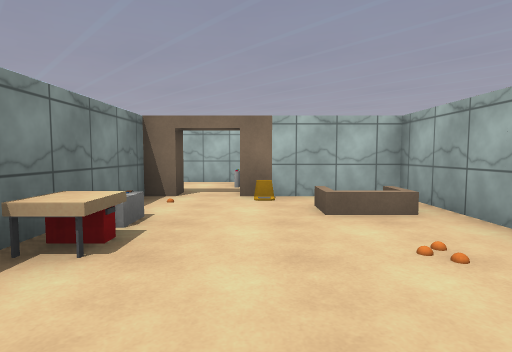
View 1 (above)

24 first-person views from a walk through a Unity game level. The camera is 1.3 m above the floor, tilts 4° down and sees 80° across. Doors are open. The floor is counted in squares, 2 m on a side. Each view is taken from the middle of a square. On the plan, view 1 faces up. The plan holds only what a view shows up to about 10 squares ahead; the rest is blank. The player is left out. Surface patterns are stand-ins for the level's own textures.

View 2
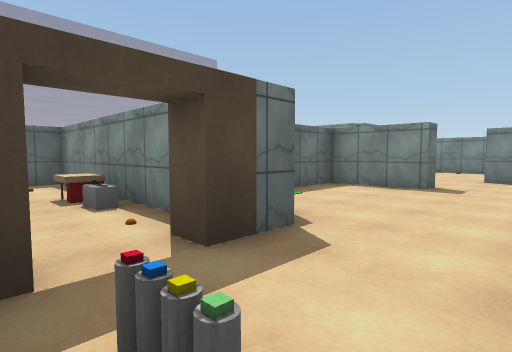

View 3
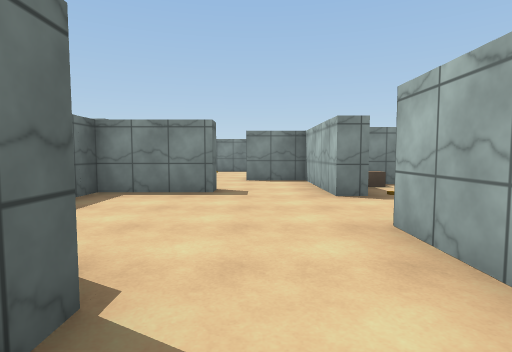

View 4
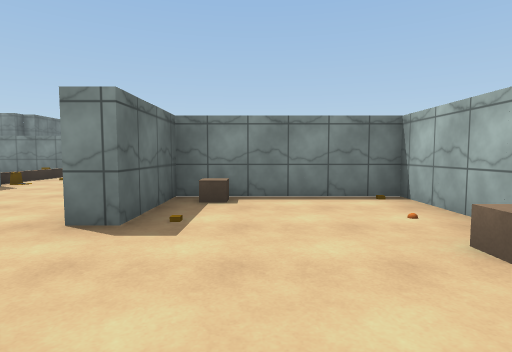

View 5
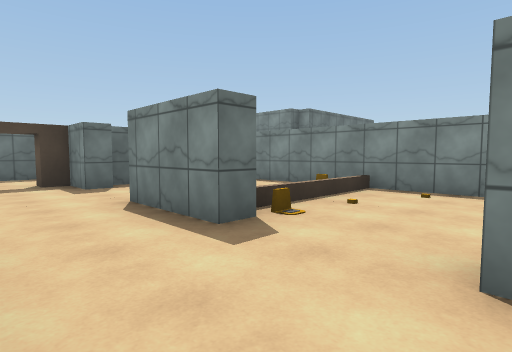

View 6
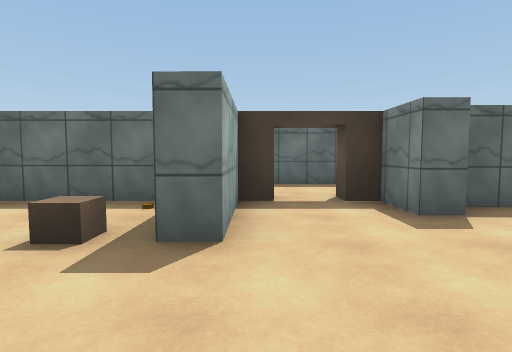

View 7
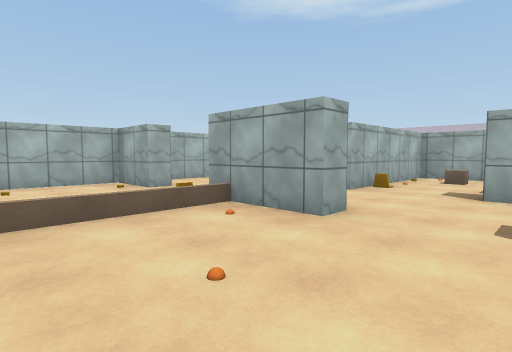

View 8
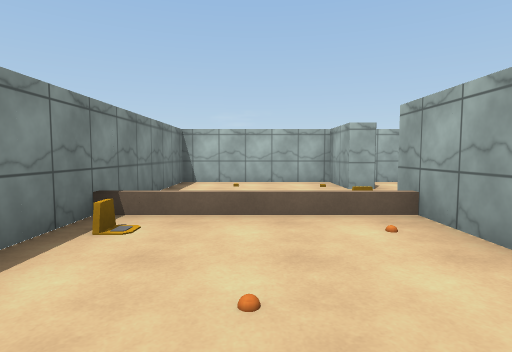

View 9
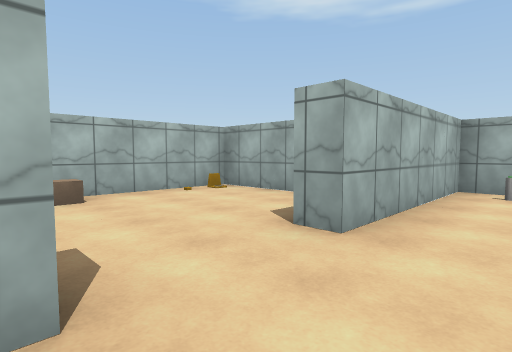

View 10
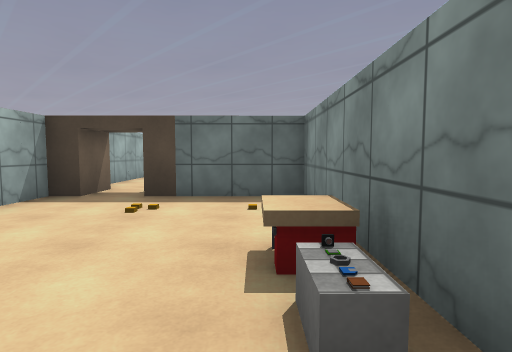

View 11
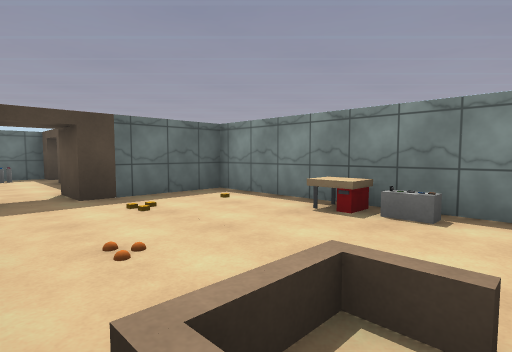

View 12
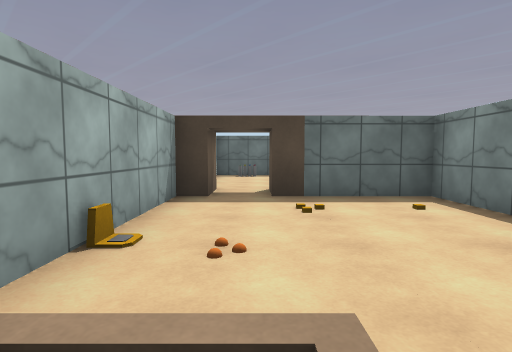

View 13
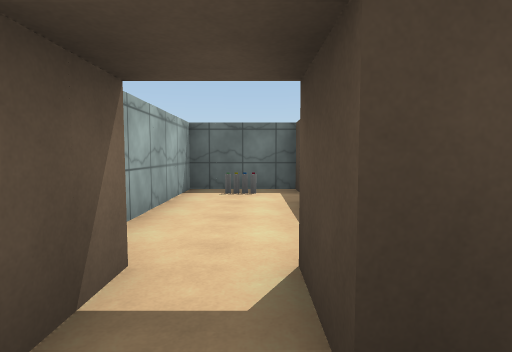

View 14
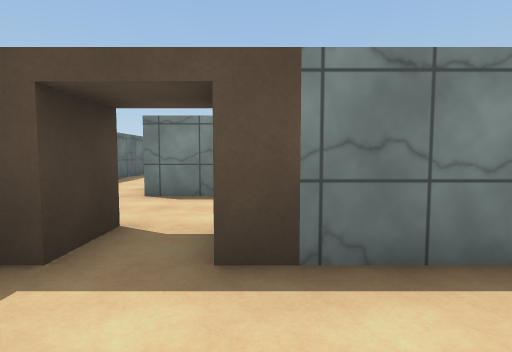

View 15
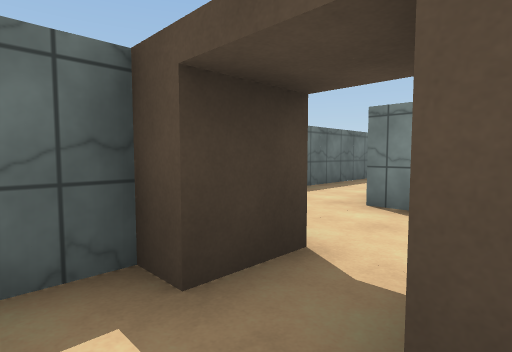

View 16
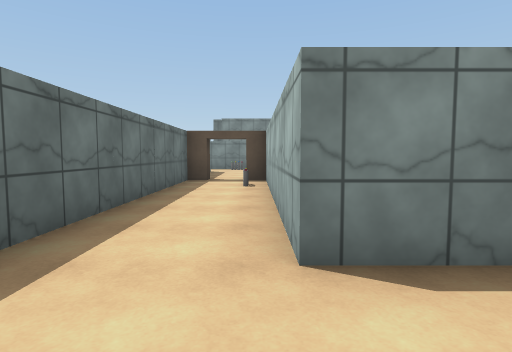

View 17
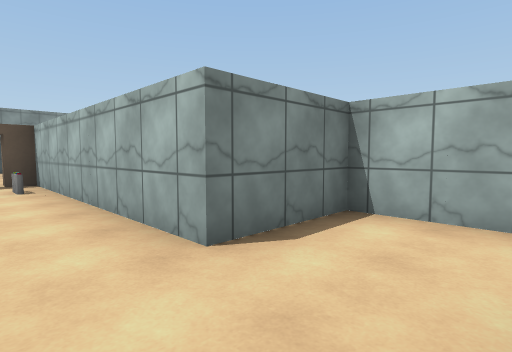

View 18
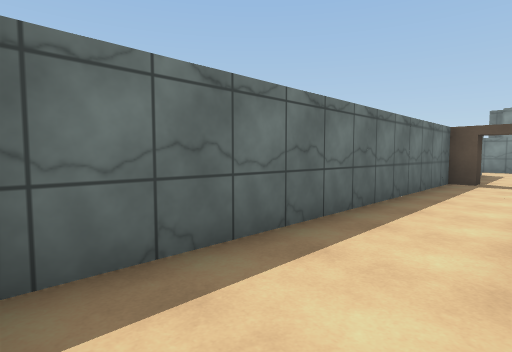

View 19
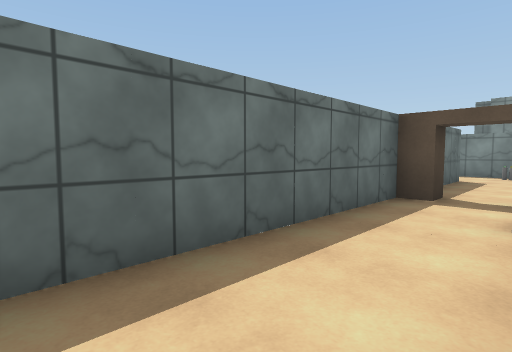

View 20
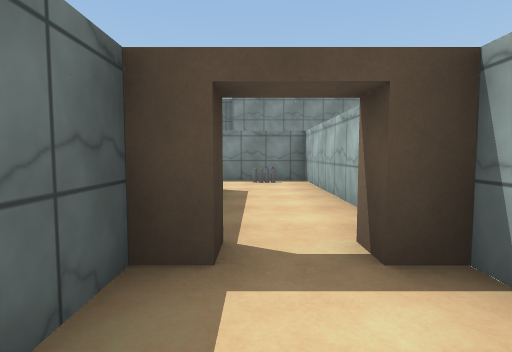

View 21
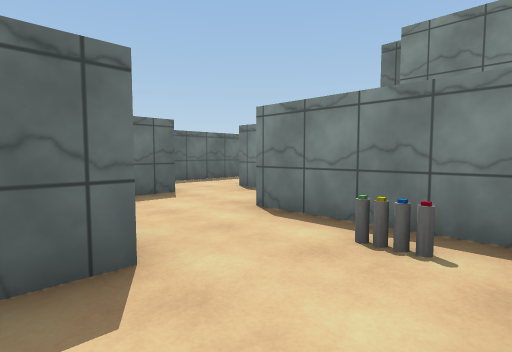

View 22
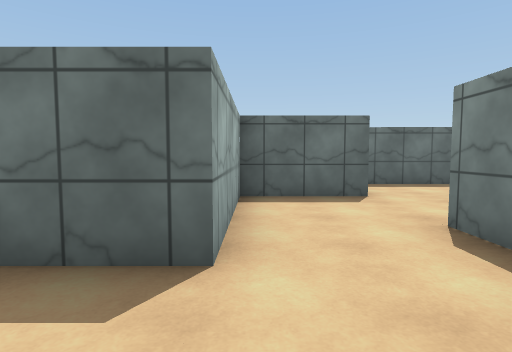

View 23
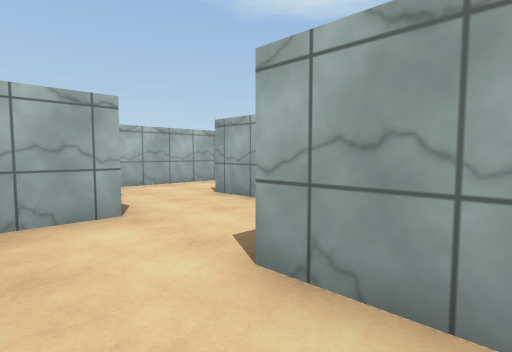

View 24
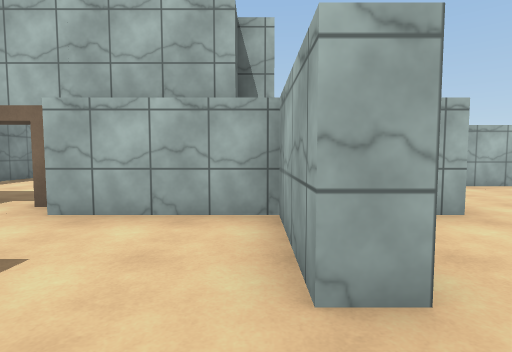

### Floor plan
Ten units are one square. View 1 is at (0, 0); x grows to the right and y downward. Boxes are objects, and circles mark ways between rooms. Rooms are numbered by the first view taken in them; rooms with no view inside come last. Other rooms are left out.
<svg viewBox="-210 -120 237 252">
<path fill="none" stroke="#000" d="M-13 -48 -18 -48 -18 7 7 7M17 7 22 7 22 -48 -2 -48M-24 -53 -13 -53M3 -66 3 -73 -37 -73M-63 -53 -63 -33 -48 -33M-17 -92 -17 -113 -77 -113 -77 -78 -57 -78M-68 -53 -63 -53M-88 -38 -88 -18M-57 -73 -88 -73 -88 -58M-88 2 -88 12 -83 12M-72 12 -67 12 -67 -9M-92 -58 -92 -73 -127 -73 -127 -2M-92 -18 -92 -38M-102 7 -94 7M2 25 2 42M17 18 17 7M7 7 7 18M2 52 2 57 22 57 22 28M-9 52 2 52M-12 37 -27 37 -27 57 -60 57M-61 77 -11 77M-88 72 -88 77 -61 77M-60 57 -88 57 -88 62M-106 57 -148 57 -148 87 -158 87M-163 101 -163 107M-147 120 -147 107 -127 107 -127 77 -112 77M-164 127 -154 127M-163 107 -167 107 -167 87 -192 87M-181 127 -164 127M-27 -12 -27 -27 -68 -27M-56 12 -34 12"/>
<rect x="-15" y="-25" width="10" height="10" fill="#bbb"><title>other object</title></rect>
<rect x="-5" y="-65" width="10" height="10" fill="#bbb"><title>other object</title></rect>
<rect x="-75" y="-85" width="10" height="10" fill="#bbb"><title>other object</title></rect>
<rect x="-55" y="-115" width="10" height="10" fill="#bbb"><title>other object</title></rect>
<rect x="5" y="45" width="10" height="10" fill="#bbb"><title>other object</title></rect>
<rect x="-85" y="55" width="10" height="10" fill="#bbb"><title>other object</title></rect>
<rect x="-145" y="65" width="10" height="10" fill="#bbb"><title>other object</title></rect>
<rect x="-65" y="-15" width="10" height="10" fill="#bbb"><title>other object</title></rect>
<rect x="-45" y="-25" width="10" height="10" fill="#bbb"><title>other object</title></rect>
<circle cx="-10" cy="-50" r="3" fill="#2a7"/>
<circle cx="10" cy="10" r="3" fill="#2a7"/>
<circle cx="-45" cy="-75" r="3" fill="#2a7"/>
<circle cx="-50" cy="-60" r="3" fill="#2a7"/>
<circle cx="-90" cy="-45" r="3" fill="#2a7"/>
<circle cx="-90" cy="-5" r="3" fill="#2a7"/>
<circle cx="-67" cy="-17" r="3" fill="#2a7"/>
<circle cx="0" cy="45" r="3" fill="#2a7"/>
<circle cx="-60" cy="65" r="3" fill="#2a7"/>
<circle cx="-90" cy="65" r="3" fill="#2a7"/>
<circle cx="-160" cy="115" r="3" fill="#2a7"/>
<text x="0" y="-20">1</text>
<text x="-30" y="-60">2</text>
<text x="-50" y="-100">3</text>
<text x="-70" y="-40">4</text>
<text x="-110" y="-40">5</text>
<text x="10" y="30">6</text>
<text x="-30" y="60">7</text>
<text x="-80" y="70">8</text>
<text x="-130" y="80">9</text>
<text x="-180" y="100">10</text>
<text x="-40" y="-10">11</text>
</svg>
Room 1 opens to room 2. Room 1 opens to room 6. Room 2 opens to room 3. Room 2 opens to room 4. Room 4 opens to room 5. Room 4 opens to room 11. Room 6 opens to room 7. Room 7 opens to room 8. Room 8 opens to room 9. Room 9 opens to room 10.

Where each view was taken, in squares from view 1:
view 1: 0 up, 0 right, facing up
view 2: 7 up, 0 right, facing down-left
view 3: 6 up, 1 left, facing left
view 4: 9 up, 3 left, facing left
view 5: 6 up, 7 left, facing down-left
view 6: 3 up, 7 left, facing down
view 7: 0 up, 12 left, facing up-right
view 8: 0 up, 11 left, facing up
view 9: 6 up, 6 left, facing up-right
view 10: 4 up, 1 left, facing down
view 11: 4 up, 2 right, facing down-left
view 12: 4 up, 1 right, facing down
view 13: 0 up, 1 right, facing down
view 14: 4 down, 2 right, facing left
view 15: 4 down, 1 right, facing down-left
view 16: 6 down, 1 left, facing left
view 17: 7 down, 1 left, facing up-left
view 18: 6 down, 1 left, facing down-left
view 19: 6 down, 4 left, facing down-left
view 20: 7 down, 7 left, facing left
view 21: 6 down, 12 left, facing down-left
view 22: 6 down, 13 left, facing down
view 23: 12 down, 16 left, facing up-right
view 24: 12 down, 17 left, facing up
